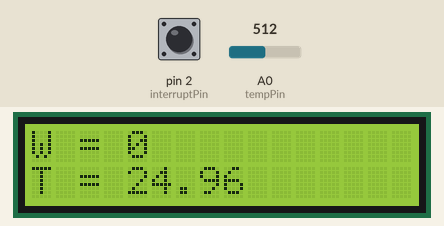
Recording of a sketch running on a simulated Arduino Uno, built with avr-gcc and run on an emulated ATmega328P. On the bench: 16×2 character LCD. The test bench sets the inputs (shaded band); at power-on: A0 (tempPin) = 512, pin 2 (interruptPin) LOW. What the sketch prints to the serial monitor is not drawn.

Above: at 1.2 s.
1.3 s: A0 (tempPin) set to 1010
At 2.8 s:
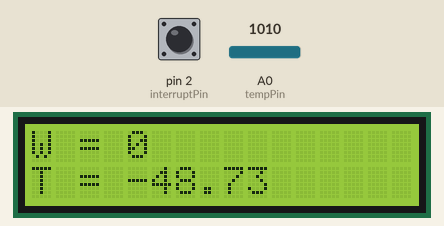
3.1 s: A0 (tempPin) set to 1023
At 3.7 s:
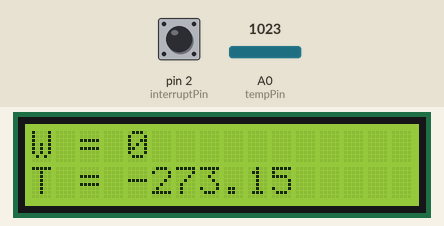
4.7 s: pin 2 (interruptPin) pulled HIGH for 0.65 s
At 5.8 s:
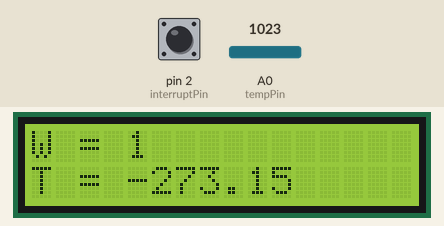
6.8 s: pin 2 (interruptPin) pulled HIGH for 1 s
At 7.9 s:
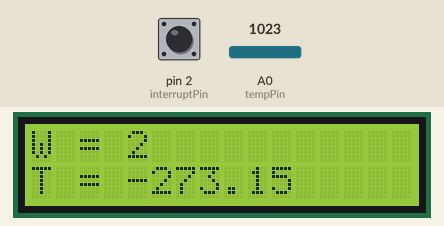
9.3 s: A0 (tempPin) set to 900
At 9.8 s:
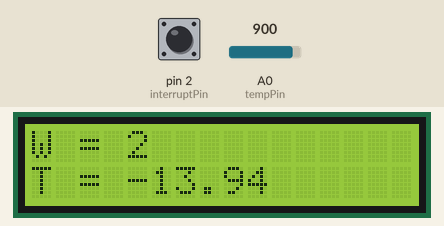
10.9 s: A0 (tempPin) set to 511
At 11.9 s:
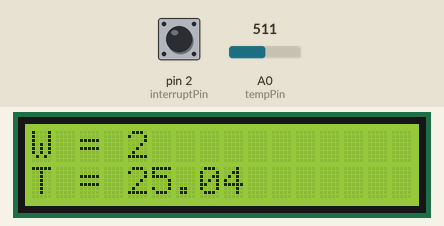
Timing chart, 0 to 13.9 s (numbered marks = the images above; inputs shaded):
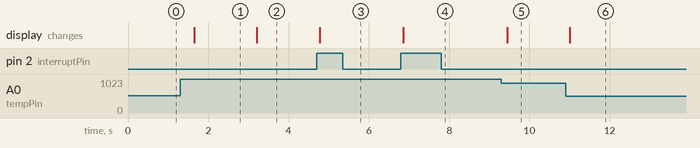

Measured:
- after the input at 1.3 s, the display: changes after 0.35 s (image 1)
- after the input at 3.1 s, the display: changes after 0.11 s (image 2)
- after the input at 4.7 s, the display: changes after 0.07 s (image 3)
- after the input at 6.8 s, the display: changes after 0.05 s (image 4)
- after the input at 9.3 s, the display: changes after 0.15 s (image 5)
- after the input at 10.9 s, the display: changes after 0.11 s (image 6)

The sketch:

arduino.ino
```cpp
#include <Wire.h>
#include <LiquidCrystal_I2C.h>

#define SERIAL_R 15500


#define B 3950 // B-коэффициент
#define SERIAL_R 39000 // сопротивление последовательного резистора, 102 кОм
#define THERMISTOR_R 39000 // номинальное сопротивления термистора, 100 кОм
#define NOMINAL_T 25 // номинальная температура (при которой TR = 100 кОм)

const byte tempPin = A0;


const byte interruptPin = 2;
int count = 0;
// Set the LCD address to 0x27 for a 16 chars and 2 line display
LiquidCrystal_I2C lcd(0x3f, 16, 2);

void setup()
{
  Serial.begin( 115200 );
	// initialize the LCD
	lcd.begin();

	// Turn on the blacklight and print a message.
	lcd.backlight();
	lcd.print("Hello, world!");
 //pinMode(interruptPin, INPUT);
  ///attachInterrupt(0, blink, RISING);
  attachInterrupt(0, blink, RISING);
  pinMode( tempPin, INPUT );
}

void loop()
{
   int t = analogRead( tempPin );
    float tr = 1023.0 / t - 1;
    tr = SERIAL_R / tr;
    Serial.print("R=");
    Serial.print(tr);
    Serial.print(", t=");

    float steinhart;
    steinhart = tr / THERMISTOR_R; // (R/Ro)
    steinhart = log(steinhart); // ln(R/Ro)
    steinhart /= B; // 1/B * ln(R/Ro)
    steinhart += 1.0 / (NOMINAL_T + 273.15); // + (1/To)
    steinhart = 1.0 / steinhart; // Invert
    steinhart -= 273.15;
    Serial.println(steinhart);


	lcd.clear();
  lcd.print("W = ");
  lcd.print(count);
  lcd.setCursor(0,1);
  lcd.print("T = ");
  lcd.print(steinhart);
  //lcd.print(T);
  delay(500);
}

void blink() {
  count++;
}
```
